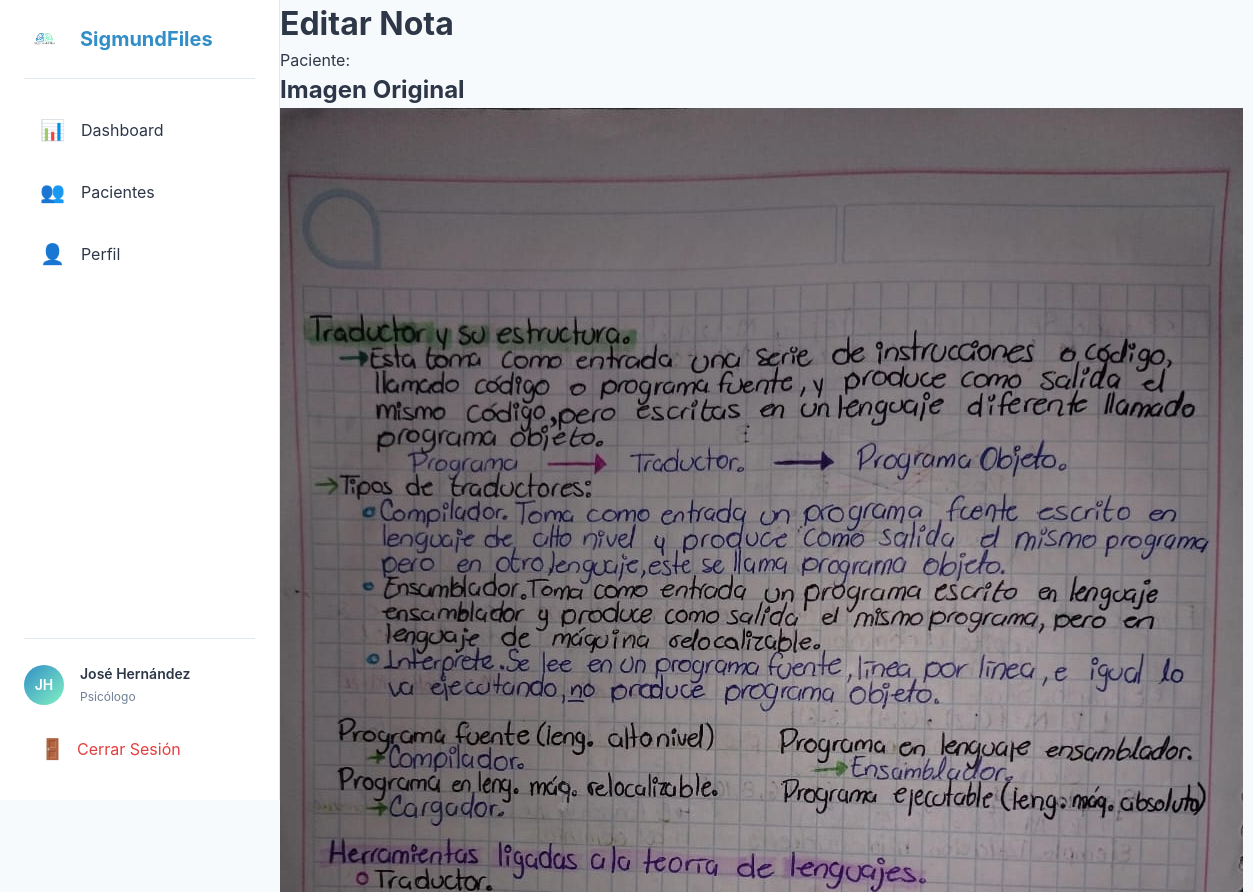
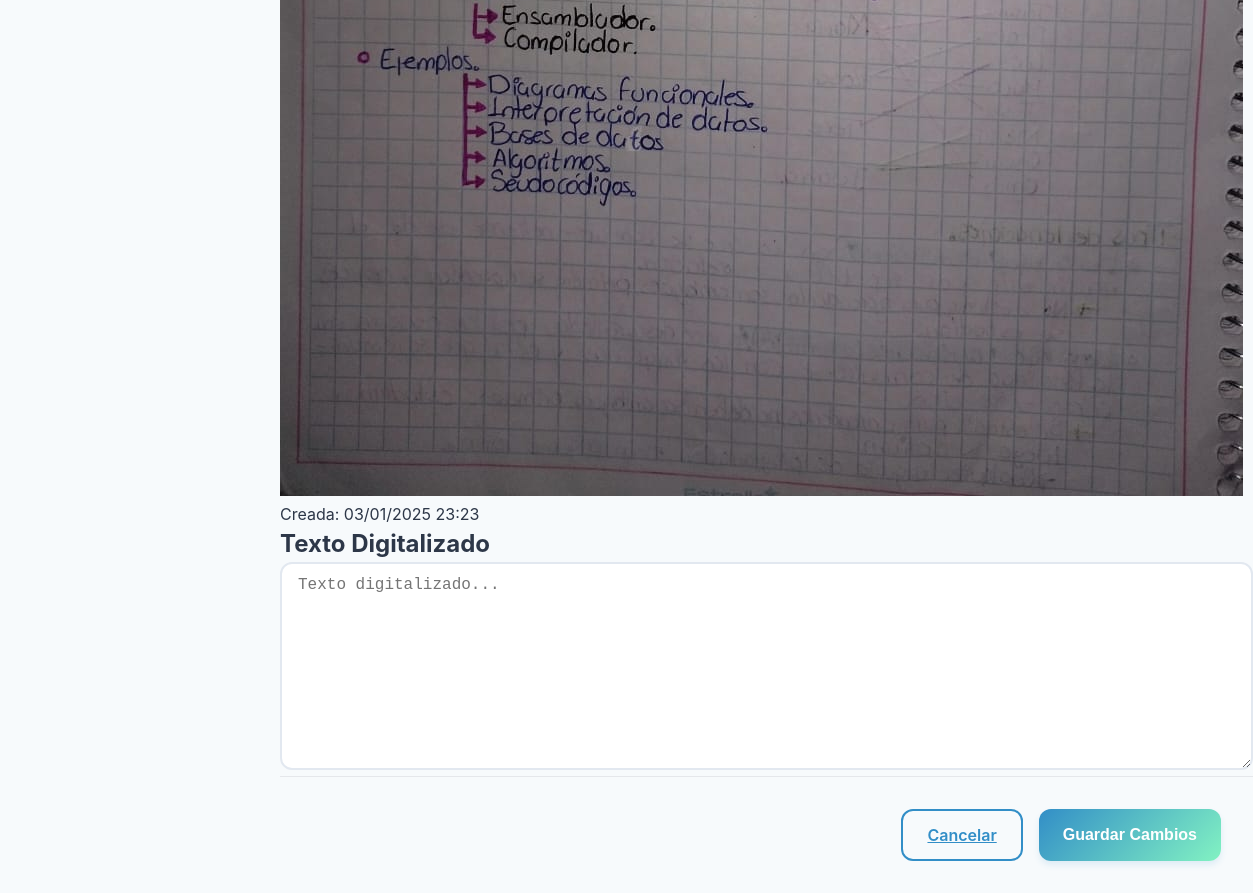
The page /patients/notes/13/edit/ (signed in) on the database its author committed (2 pictures, top to bottom).
### accounts/models.py (models this page shows, shortened)
class Psychologist(AbstractUser):
    professional_license = models.CharField(max_length=50, unique=True)
    institution = models.CharField(max_length=200, blank=True)
    updated_at = models.DateTimeField(auto_now=True)
    history = HistoricalRecords()
    email = models.EmailField(unique=True)
    USERNAME_FIELD = 'email'
    REQUIRED_FIELDS = ['username']  # username sigue siendo requerido por AbstractUser
    class Meta:
        verbose_name = 'Psychologist'
        verbose_name_plural = 'Psychologists'

### patients/models/notes.py (models this page shows, shortened)
class HandwrittenNote(models.Model):
    patient = models.ForeignKey(Patient, on_delete=models.CASCADE, related_name='handwritten_notes')
    image = models.ImageField(upload_to='notes/images/')
    created_at = models.DateTimeField(auto_now_add=True)
    updated_at = models.DateTimeField(auto_now=True)
    digitized_text = models.TextField(blank=True)
    corrected_text = models.TextField(blank=True)
    class Meta:
        ordering = ['-created_at']

### patients/views/notes.py (the view, shortened to what this page needs)
# urls.py: path('notes/<int:pk>/edit/', notes.NoteUpdateView.as_view(), name='note_edit'),
class NoteUpdateView(LoginRequiredMixin, UpdateView):
    model = HandwrittenNote
    form_class = NoteTextForm
    template_name = 'patients/notes/edit.html'
    def get_queryset(self):
        return HandwrittenNote.objects.filter(patient__psychologist=self.request.user)

### patients/forms/notes.py
class NoteTextForm(forms.ModelForm):
    class Meta:
        model = HandwrittenNote
        fields = ['corrected_text']
        widgets = {
            'corrected_text': forms.Textarea(attrs={
                'class': 'form-input',
                'rows': 10,
                'placeholder': 'Texto digitalizado...'
            })
        }

### templates/patients/notes/edit.html (shortened to what this page needs)
{% extends "base_dashboard.html" %}
{% load static %}
{% block content %}
<div class="note-edit-container">
    <div class="note-edit-header">
        <h1 class="note-edit-title">Editar Nota</h1>
        <p class="note-edit-subtitle">Paciente: {{ object.patient.get_full_name }}</p>
    </div>
    <div class="note-edit-content">
        <div class="original-image">
            <h2>Imagen Original</h2>
            <img src="{{ object.image.url }}" alt="Nota original" class="note-image">
            <div class="image-meta">
                <span>Creada: {{ object.created_at|date:"d/m/Y H:i" }}</span>
            </div>
        </div>
        <div class="text-editor">
            <h2>Texto Digitalizado</h2>
            <form method="POST" class="edit-form">
                {{ form.corrected_text }}
                <div class="form-actions">
                    <a href="{% url 'patient_notes' object.patient.id %}" class="btn btn-outline">
                        Cancelar
                    </a>
                    <button type="submit" class="btn btn-primary">
                        Guardar Cambios
                    </button>
                </div>
            </form>
        </div>
    </div>
</div>
{% endblock %}

### templates/base_dashboard.html (shortened to what this page needs)
<!DOCTYPE html>
<html lang="es">
<head>
    {% load static %}
    <link rel="stylesheet" href="{% static 'css/base.css' %}">
    <link rel="stylesheet" href="{% static 'css/components/buttons.css' %}">
    <link rel="stylesheet" href="{% static 'css/components/forms.css' %}">
    <link rel="stylesheet" href="{% static 'css/components/mobile-nav.css' %}">
    <link rel="stylesheet" href="{% static 'css/sidebar.css' %}">
    <link rel="stylesheet" href="{% static 'css/profile.css' %}">
    <link rel="stylesheet" href="{% static 'css/patients/detail.css' %}">
    <link rel="stylesheet" href="{% static 'css/patients/list.css' %}">
    <link rel="stylesheet" href="{% static 'css/components/loading.css' %}">
    <link rel="stylesheet" href="{% static 'css/patients/notes/notes.css' %}">
</head>
<body>
    <div class="layout has-sidebar">
        <aside class="sidebar" id="sidebar">
            <div class="sidebar-header">
                <img src="{% static 'img/logo.png' %}" alt="SigmundFiles Logo" class="sidebar-logo">
                <h1>SigmundFiles</h1>
            </div>
            <nav class="sidebar-nav">
                <a href="{% url 'dashboard' %}" class="nav-item {% if request.resolver_match.url_name == 'dashboard' %}active{% endif %}">
                    <span class="nav-icon">📊</span>
                    <span>Dashboard</span>
                </a>
                <a href="{% url 'patient_list' %}" class="nav-item {% if 'patient' in request.resolver_match.url_name %}active{% endif %}">
                    <span class="nav-icon">👥</span>
                    <span>Pacientes</span>
                </a>
                <a href="{% url 'profile' %}" class="nav-item {% if 'profile' in request.resolver_match.url_name %}active{% endif %}">
                    <span class="nav-icon">👤</span>
                    <span>Perfil</span>
                </a>
            </nav>
            <div class="sidebar-footer">
                <div class="user-info">
                    <div class="user-avatar">
                        {{ user.first_name|make_list|first }}{{ user.last_name|make_list|first }}
                    </div>
                    <div class="user-details">
                        <p class="user-name">{{ user.get_full_name }}</p>
                        <p class="user-role">Psicólogo</p>
                    </div>
                </div>
                <a href="{% url 'logout' %}" class="logout-btn">
                    <span class="nav-icon">🚪</span>
                    <span>Cerrar Sesión</span>
                </a>
            </div>
        </aside>
        <main class="main-content">
            {% block content %}{% endblock %}
        </main>
    </div>
</body>
</html>

### static/css/base.css (style rules this page uses)
:root { --primary-blue: #328ec7; --primary-mint: #82f2c2; --text-dark: #2d3748; --text-light: #718096; --white: #ffffff; --error: #e53e3e; --gradient: linear-gradient(135deg, var(--primary-blue) 0%, var(--primary-mint) 100%); --sidebar-width: 280px; }
* { margin: 0; padding: 0; box-sizing: border-box; }
body { font-family: 'Inter', system-ui, -apple-system, sans-serif; color: var(--text-dark); line-height: 1.5; background-color: #f7fafc; min-height: 100vh; }
.layout { min-height: 100vh; display: flex; }
.main-content { flex: 1; min-width: 0; margin-left: var(--sidebar-width); background: #f7fafc; min-height: 100vh; width: calc(100% - var(--sidebar-width)); }

### static/css/components/buttons.css (style rules this page uses)
.btn { display: inline-block; padding: 0.75rem 1.25rem; font-weight: 600; text-align: center; border-radius: 0.75rem; transition: all 0.2s ease; cursor: pointer; border: none; font-size: 0.875rem; width: auto; }
.btn-primary { background: var(--gradient); color: var(--white); box-shadow: 0 4px 6px rgba(50, 142, 199, 0.12); }
.btn-outline { border: 2px solid var(--primary-blue); color: var(--primary-blue); background: transparent; }
@media (min-width: 640px) { .btn { padding: 0.875rem 1.5rem; font-size: 1rem; } }

### static/css/components/forms.css (style rules this page uses)
.form-input { width: 100%; padding: 0.75rem 1rem; border: 2px solid #e2e8f0; border-radius: 0.75rem; font-size: 0.875rem; transition: all 0.2s ease; background-color: var(--white); }
@media (min-width: 640px) { .form-input { font-size: 1rem; } }

### static/css/sidebar.css (style rules this page uses)
.sidebar { background: var(--white); border-right: 1px solid #e2e8f0; padding: 1.5rem; display: flex; flex-direction: column; position: fixed; width: var(--sidebar-width); height: 100vh; overflow-y: auto; left: 0; top: 0; z-index: 50; transition: transform 0.3s ease; }
.sidebar-header { display: flex; align-items: center; gap: 1rem; padding-bottom: 1.5rem; border-bottom: 1px solid #e2e8f0; margin-bottom: 1.5rem; }
.sidebar-logo { width: 40px; height: auto; }
.sidebar-header h1 { font-size: 1.25rem; font-weight: 700; color: var(--primary-blue); margin: 0; }
.sidebar-nav { flex: 1; display: flex; flex-direction: column; gap: 0.5rem; }
.nav-item { display: flex; align-items: center; gap: 1rem; padding: 0.75rem 1rem; border-radius: 0.75rem; color: var(--text-dark); text-decoration: none; transition: all 0.2s ease; }
.nav-icon { font-size: 1.25rem; }
.sidebar-footer { padding-top: 1.5rem; border-top: 1px solid #e2e8f0; margin-top: auto; }
.user-info { display: flex; align-items: center; gap: 1rem; margin-bottom: 1rem; }
.user-avatar { width: 40px; height: 40px; border-radius: 50%; background: var(--gradient); display: flex; align-items: center; justify-content: center; color: var(--white); font-weight: 600; font-size: 0.875rem; }
.user-details { flex: 1; min-width: 0; }
.user-name { font-weight: 600; color: var(--text-dark); font-size: 0.875rem; margin: 0; white-space: nowrap; overflow: hidden; text-overflow: ellipsis; }
.user-role { color: var(--text-light); font-size: 0.75rem; margin: 0.25rem 0 0 0; }
.logout-btn { display: flex; align-items: center; gap: 0.75rem; padding: 0.75rem 1rem; border-radius: 0.75rem; color: #e53e3e; text-decoration: none; transition: all 0.2s ease; margin-top: 0.5rem; }

### static/css/patients/notes/notes.css (style rules this page uses)
.form-actions { padding: 2rem; border-top: 1px solid #e5e7eb; display: flex; justify-content: flex-end; gap: 1rem; }
.btn { padding: 0.75rem 1.5rem; border-radius: 0.75rem; font-weight: 600; transition: all 0.3s ease; }
.btn-outline { border: 2px solid var(--primary-blue); color: var(--primary-blue); background: transparent; }
.btn-primary { background: var(--gradient); color: white; border: none; }

### rows shown on the page
Psychologist: first_name|make_list "J", last_name|make_list "H", get_full_name "José Hernández"
HandwrittenNote: image (picture), created_at "03/01/2025 23:23"
